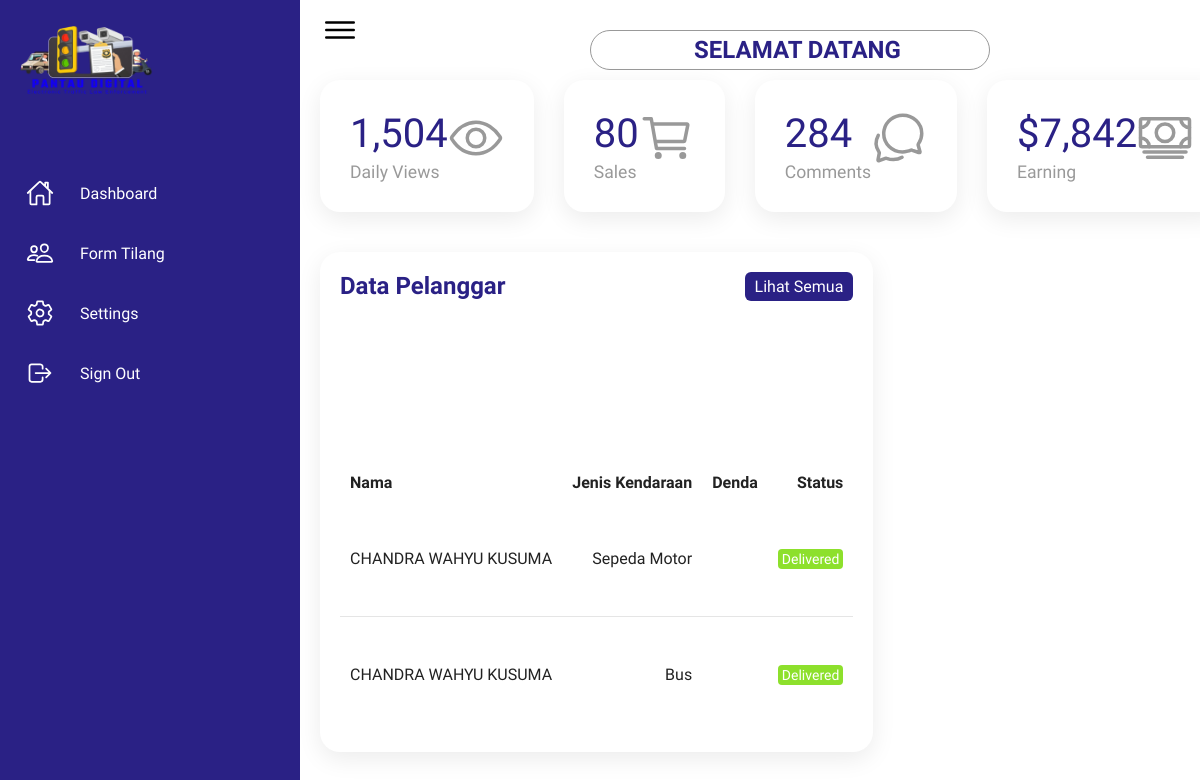
Page /admin/dashboard.php (signed in) on the earlier database version.
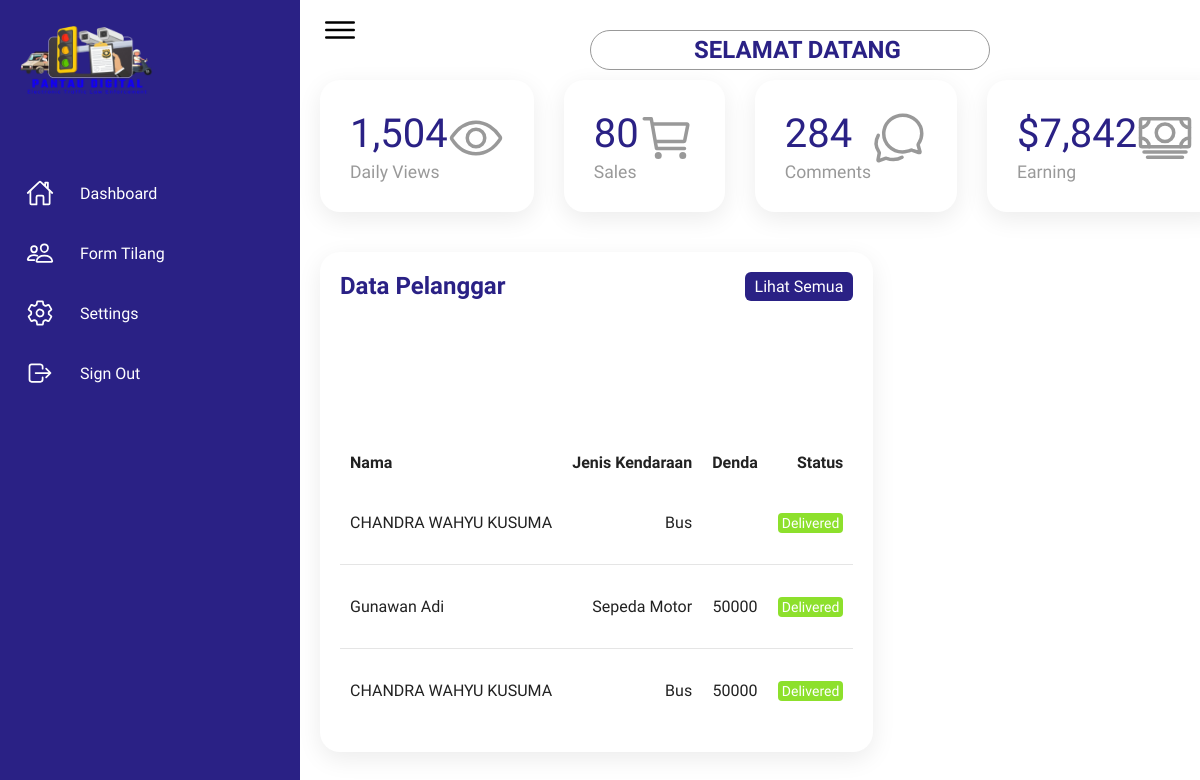
Same page on the later database version.
### tables this page shows
CREATE TABLE `formulir` (
  `id` int(10) NOT NULL,
  `kode` varchar(10) NOT NULL,
  `nama` varchar(50) NOT NULL,
  `jeniskelamin` varchar(50) NOT NULL,
  `nopol` varchar(50) NOT NULL,
  `jeniskendaraan` varchar(50) NOT NULL,
  `alamat` varchar(100) NOT NULL,
  `pekerjaan` varchar(50) NOT NULL,
  `nosim` varchar(50) NOT NULL,
  `nohp` varchar(50) NOT NULL,
  `denda` varchar(10) NOT NULL,
  `bukti` mediumblob NOT NULL
);

### admin/dashboard.php (the view, shortened to what this page needs)
<?php
include 'koneksi.php';
?>
<!DOCTYPE html>
<html lang="en">
<head>
    <link rel="stylesheet" href="assets/css/style.css">
</head>
<body>
    <div class="container">
        <div class="navigation">
            <ul>
                <li>
                    <a href="dashboard.php">
                        <span class="logo">
                            <img src="assets/images/logo-digital.png">
                        </span>
                    </a>
                </li>
                <li>
                    <a href="dashboard.php">
                        <span class="icon">
                            <ion-icon name="home-outline"></ion-icon>
                        </span>
                        <span class="title">Dashboard</span>
                    </a>
                </li>
                <li>
                    <a href="form.php">
                        <span class="icon">
                            <ion-icon name="people-outline"></ion-icon>
                        </span>
                        <span class="title">Form Tilang</span>
                    </a>
                </li>
                <li>
                    <a href="settings.php">
                        <span class="icon">
                            <ion-icon name="settings-outline"></ion-icon>
                        </span>
                        <span class="title">Settings</span>
                    </a>
                </li>
                <li>
                    <a href="../logout.php">
                        <span class="icon">
                            <ion-icon name="log-out-outline"></ion-icon>
                        </span>
                        <span class="title">Sign Out</span>
                    </a>
                </li>
            </ul>
        </div>
        <div class="main">
            <div class="topbar">
                <div class="toggle">
                    <ion-icon name="menu-outline"></ion-icon>
                </div>
                <div class="search">
                    <label>
                        <p>SELAMAT DATANG</p>
                    </label>
                </div>
            </div>
            <div class="cardBox">
                <div class="card">
                    <div>
                        <div class="numbers">1,504</div>
                        <div class="cardName">Daily Views</div>
                    </div>
                    <div class="iconBx">
                        <ion-icon name="eye-outline"></ion-icon>
                    </div>
                </div>
                <div class="card">
                    <div>
                        <div class="numbers">80</div>
                        <div class="cardName">Sales</div>
                    </div>
                    <div class="iconBx">
                        <ion-icon name="cart-outline"></ion-icon>
                    </div>
                </div>
                <div class="card">
                    <div>
                        <div class="numbers">284</div>
                        <div class="cardName">Comments</div>
                    </div>
                    <div class="iconBx">
                        <ion-icon name="chatbubbles-outline"></ion-icon>
                    </div>
                </div>
                <div class="card">
                    <div>
                        <div class="numbers">$7,842</div>
                        <div class="cardName">Earning</div>
                    </div>
                    <div class="iconBx">
                        <ion-icon name="cash-outline"></ion-icon>
                    </div>
                </div>
            </div>
            <div class="details">
                <div class="recentOrders">
                    <div class="cardHeader">
                        <h2>Data Pelanggar</h2>
                        <a href="form.php" class="btn">Lihat Semua</a>
                    </div>
                    <table>
                        <thead>
                            <tr>
                                <td>Nama</td>
                                <td>Jenis Kendaraan</td>
                                <td>Denda</td>
                                <td>Status</td>
                            </tr>
                        </thead>
                        <tbody>
                        <?php
                            $sql = mysqli_query($conn, "SELECT * FROM formulir WHERE 1");
                            while ($data = mysqli_fetch_assoc($sql)) {
                        ?>
                            <tr>
                                <td><?= $data["nama"] ?></td>
                                <td><?= $data["jeniskendaraan"] ?></td>
                                <td><?= $data["denda"] ?></td>
                                <td><span class="status delivered">Delivered</span></td>
                            <?php
                            }
                            ?>
                        </tbody>
                    </table>
                </div>
</body>
</html>

### admin/assets/css/style.css (style rules this page uses)
* { font-family: "Ubuntu", sans-serif; margin: 0; padding: 0; box-sizing: border-box; }
:root { --blue: #2a2185; --white: #fff; --gray: #f5f5f5; --black1: #222; --black2: #999; }
body { min-height: 100vh; overflow-x: hidden; }
.container { position: relative; width: 100%; }
.navigation { position: fixed; width: 300px; height: 100%; background: var(--blue); border-left: 10px solid var(--blue); transition: 0.5s; overflow: hidden; }
.navigation ul { position: absolute; top: 0; left: 0; width: 100%; }
.navigation ul li { position: relative; width: 100%; list-style: none; border-top-left-radius: 30px; border-bottom-left-radius: 30px; }
.navigation ul li:nth-child(1) { margin-bottom: 40px; pointer-events: none; }
.navigation ul li a { position: relative; display: block; width: 100%; display: flex; text-decoration: none; color: var(--white); }
.navigation ul li a .logo { position: relative; max-width: 50%; max-height: 50%; display: block; align-content: center; }
.navigation ul li a .logo img { align-content: center; height: 120px; width: 150px; }
.navigation ul li a .icon { position: relative; display: block; min-width: 60px; height: 60px; line-height: 75px; text-align: center; }
.navigation ul li a .icon ion-icon { font-size: 1.75rem; }
.navigation ul li a .title { position: relative; display: block; padding: 0 10px; height: 60px; line-height: 60px; text-align: start; white-space: nowrap; }
.main { position: absolute; width: calc(100% - 300px); left: 300px; min-height: 100vh; background: var(--white); transition: 0.5s; }
.topbar { width: 100%; height: 60px; display: flex; justify-content: space-between; align-items: center; padding: 0 10px; }
.toggle { position: relative; width: 60px; height: 60px; display: flex; justify-content: center; align-items: center; font-size: 2.5rem; cursor: pointer; }
.search { position: relative; width: 400px; margin: 0 10px; }
.search p { width: 100%; width: 100%; height: 40px; border-radius: 40px; padding: 5px 20px; padding-left: 35px; font-size: 26px; outline: none; border: 1px solid var(--black2); position: absolute; top: 0; left: 10px; font-size: 1.5rem; font-weight: bold; text-align: center; color: var(--blue) }
.cardBox { position: relative; width: 100%; padding: 20px; display: grid; grid-template-columns: repeat(4, 1fr); grid-gap: 30px; }
.cardBox .card { position: relative; background: var(--white); padding: 30px; border-radius: 20px; display: flex; justify-content: space-between; cursor: pointer; box-shadow: 0 7px 25px rgba(0, 0, 0, 0.08); }
.cardBox .card .numbers { position: relative; font-weight: 500; font-size: 2.5rem; color: var(--blue); }
.cardBox .card .cardName { color: var(--black2); font-size: 1.1rem; margin-top: 5px; }
.cardBox .card .iconBx { font-size: 3.5rem; color: var(--black2); }
.details { position: relative; width: 100%; padding: 20px; display: grid; grid-template-columns: 2fr 1fr; grid-gap: 30px; }
.details .recentOrders { position: relative; display: grid; min-height: 500px; background: var(--white); padding: 20px; box-shadow: 0 7px 25px rgba(0, 0, 0, 0.08); border-radius: 20px; }
.details .cardHeader { display: flex; justify-content: space-between; align-items: flex-start; }
.cardHeader h2 { font-weight: 600; color: var(--blue); }
.cardHeader .btn { position: relative; padding: 5px 10px; background: var(--blue); text-decoration: none; color: var(--white); border-radius: 6px; }
.details table { width: 100%; border-collapse: collapse; margin-top: 10px; }
.details table thead td { font-weight: 600; }
.details .recentOrders table tr { color: var(--black1); border-bottom: 1px solid rgba(0, 0, 0, 0.1); }
.details .recentOrders table tr:last-child { border-bottom: none; }
.details .recentOrders table tr td { padding: 10px; }
.details .recentOrders table tr td:last-child { text-align: end; }
.details .recentOrders table tr td:nth-child(2) { text-align: end; }
.details .recentOrders table tr td:nth-child(3) { text-align: center; }
.status.delivered { padding: 2px 4px; background: #8de02c; color: var(--white); border-radius: 4px; font-size: 14px; font-weight: 500; }

Differences in the rows shown:
removed formulir: nama "CHANDRA WAHYU KUSUMA", jeniskendaraan "Sepeda Motor"
added formulir: nama "Gunawan Adi", jeniskendaraan "Sepeda Motor", denda "50000"
added formulir: nama "CHANDRA WAHYU KUSUMA", jeniskendaraan "Bus", denda "50000"
